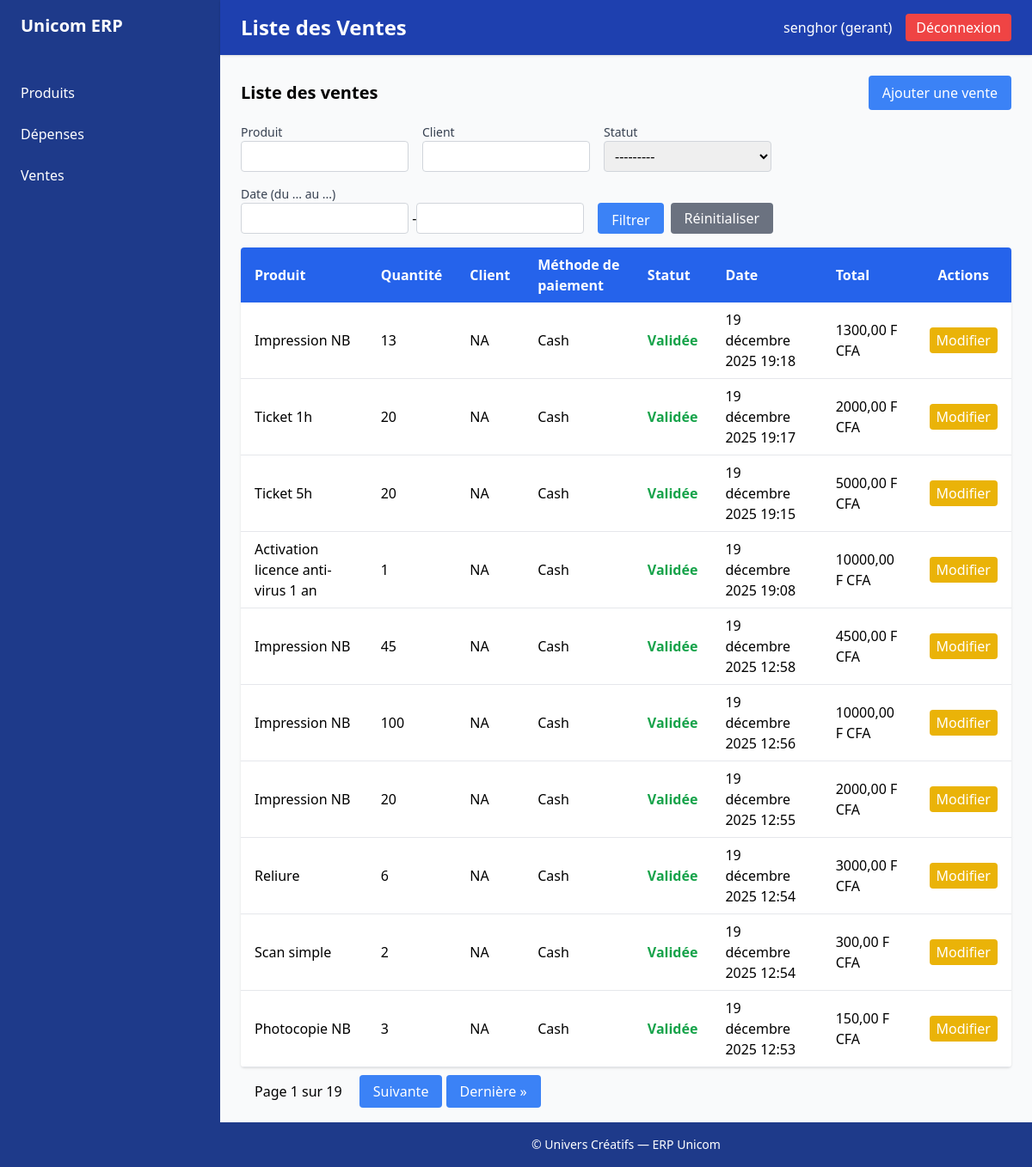
Screenshot of /sales/ventes/ (signed in) with the database file from the repository.
### accounts/models.py (models this page shows, shortened)
class User(AbstractUser, PermissionsMixin, SoftDeleteMixin):
    class Role(models.TextChoices):
        GERANT = "gerant", "Gérant d'antenne"
        ADMIN = "admin", "Admin central"
        DIRECTEUR = "directeur", "Directeur"
        SUPERVISEUR = "superviseur", "Superviseur régional"
    role = models.CharField(
        max_length=20,
        choices=Role.choices,
        default=Role.GERANT,
        help_text="Détermine les permissions et les accès aux modules."
    )
    antenne = models.CharField(
        max_length=255,
        blank=True,
        null=True,
        help_text="Nom de l'antenne rattachée"
    )
    telephone = models.CharField(
        max_length=20,
        blank=True,
        null=True,
        help_text="Numéro de téléphone professionnel"
    )
    is_blocked = models.BooleanField(
        default=False,
        help_text="Blocage manuel : coupe l'accès sans supprimer le compte."
    )
    date_creation = models.DateTimeField(
        auto_now_add=True,
        help_text="Date de création du compte"
    )
    date_derniere_connexion = models.DateTimeField(
        blank=True,
        null=True,
        help_text="Dernière connexion réussie"
    )
    groups = models.ManyToManyField(
        'auth.Group',
        related_name='accounts_user_set',
        related_query_name='accounts_user',
        blank=True,
        help_text='Groupes de permissions de l’utilisateur.'
    )
    user_permissions = models.ManyToManyField(
        'auth.Permission',
        related_name='accounts_user_set',
        related_query_name='accounts_user',
        blank=True,
        help_text='Permissions spécifiques de l’utilisateur.'
    )

### sales/models.py (models this page shows, shortened)
class Sale(TimeStampedModel):
    PENDING = 'Pending'
    VALIDATED = 'Validated'
    REJECTED = 'Rejected'
    SALE_STATUS_CHOICES = [
        (PENDING, 'En attente de validation'),
        (VALIDATED, 'Validée'),
        (REJECTED, 'Rejetée'),
    ]
    product = models.ForeignKey(Product, on_delete=models.CASCADE)  # Référence au produit
    quantity = models.PositiveIntegerField()  # Quantité vendue
    total_price = models.DecimalField(max_digits=10, decimal_places=2)  # Montant total de la vente
    last_total_price = models.DecimalField(max_digits=10, decimal_places=2, default=0, null=True, blank=True)
    date = models.DateTimeField(auto_now_add=True)  # Date de la vente
    customer = models.CharField(max_length=255, null=True, blank=True)  # Nom ou informations du client
    payment_method = models.CharField(max_length=100, choices=[('Cash', 'Cash'), ('Credit', 'Credit')])  # Mode de paiement
    created_by = models.ForeignKey(User, on_delete=models.SET_NULL, null=True, blank=True)  # Utilisateur qui a créé la vente
    status = models.CharField(
        max_length=10,
        choices=SALE_STATUS_CHOICES,
        default=VALIDATED
    )
    created_at = models.DateTimeField(auto_now_add=True,null=True, blank=True)

class Product(TimeStampedModel):
    category = models.ForeignKey(Category, on_delete=models.CASCADE)
    name = models.CharField(max_length=150)
    price = models.DecimalField(max_digits=10, decimal_places=2)
    unit = models.CharField(max_length=30, default="unité")  # ex : page, heure, feuille, copie
    is_active = models.BooleanField(default=True)
    is_validated = models.BooleanField(default=False)  # validation par admin
    created_at = models.DateTimeField(auto_now_add=True,null=True, blank=True)

### sales/views.py (the view)
# urls.py: path('ventes/', views.sale_list, name='sale_list'),  # Liste des ventes
@login_required
def sale_list(request):
    queryset = Sale.objects.all().order_by('-created_at')
    sale_filter = SaleFilter(request.GET, queryset=queryset)
    filtered_qs = sale_filter.qs
    paginator = Paginator(filtered_qs, 10)  # 10 ventes par page
    page_number = request.GET.get('page')
    page_obj = paginator.get_page(page_number)
    context = {
        'page_obj': page_obj,
        'filter': sale_filter,
    }
    return render(request, 'sales/sale_list.html', {'page_obj': page_obj, 'filter': sale_filter,})

### accounts/templatetags/auth_extras.py (called while the page is built)
@register.simple_tag
def role_permissions(role):
    return ROLE_PERMISSIONS.get(role, set())

### sales/templatetags/form_tags.py (called while the page is built)
@register.filter(name='add_class')
def add_class(field, css):
    return field.as_widget(attrs={"class": css})

### templates/sales/sale_list.html (shortened to what this page needs)
{% extends 'base.html' %}
{% load static %}
{% load form_tags %}
{% block page_title %}
  Liste des Ventes
{% endblock %}
{% block content %}
  <div class="flex justify-between items-center mb-4">
    <h2 class="text-xl font-semibold">Liste des ventes</h2>
    <a href="{% url 'sales:sale_create' %}" class="px-4 py-2 bg-blue-500 text-white rounded hover:bg-blue-600">Ajouter une vente</a>
  </div>
  <form method="get" class="mb-4 flex flex-wrap items-end gap-4">
    <div class="flex-none">
      <label class="block text-sm font-medium text-gray-700">Produit</label>
      {{ filter.form.product|add_class:'w-[195px] border border-gray-300 rounded px-2 py-1 h-9' }}
    </div>
    <div class="flex-none">
      <label class="block text-sm font-medium text-gray-700">Client</label>
      {{ filter.form.customer|add_class:'w-[195px] border border-gray-300 rounded px-2 py-1 h-9' }}
    </div>
    <div class="flex-none">
      <label class="block text-sm font-medium text-gray-700">Statut</label>
      {{ filter.form.status|add_class:'w-[195px] border border-gray-300 rounded px-2 py-1 h-9' }}
    </div>
    <div class="flex-none">
      <label class="block text-sm font-medium text-gray-700">Date (du ... au ...)</label>
      {{ filter.form.created_at|add_class:'w-[195px] border border-gray-300 rounded px-2 py-1 h-9' }}
    </div>
    <div class="flex space-x-2">
      <button type="submit" class="px-4 py-2 h-9 bg-blue-500 text-white rounded hover:bg-blue-600">Filtrer</button>
      <a href="{% url 'sales:sale_list' %}" class="px-4 py-2 h-9 bg-gray-500 text-white rounded hover:bg-gray-600 flex items-center">Réinitialiser</a>
    </div>
  </form>
  <table class="min-w-full bg-white rounded shadow overflow-hidden">
    <thead class="bg-blue-600 text-white">
      <tr>
        <th class="px-4 py-2 text-left">Produit</th>
        <th class="px-4 py-2 text-left">Quantité</th>
        <th class="px-4 py-2 text-left">Client</th>
        <th class="px-4 py-2 text-left">Méthode de paiement</th>
        <th class="px-4 py-2 text-left">Statut</th>
        <th class="px-4 py-2 text-left">Date</th>
        <th class="px-4 py-2 text-left">Total</th>
        <th class="px-4 py-2">Actions</th>
      </tr>
    </thead>
    <tbody>
      {% for sale in page_obj %}
        <tr class="border-b hover:bg-gray-50">
          <td class="px-4 py-2">{{ sale.product.name }}</td>
          <td class="px-4 py-2">{{ sale.quantity }}</td>
          <td class="px-4 py-2">{{ sale.customer }}</td>
          <td class="px-4 py-2">{{ sale.payment_method }}</td>
          <td class="px-4 py-2">
            {% if sale.status == 'Pending' %}
              <span class="text-yellow-600 font-semibold">En attente</span>
            {% elif sale.status == 'Validated' %}
              <span class="text-green-600 font-semibold">Validée</span>
            {% elif sale.status == 'Rejected' %}
              <span class="text-red-600 font-semibold">Rejetée</span>
            {% endif %}
          </td>
          <td class="px-4 py-2">{{ sale.created_at }}</td>
          <td class="px-4 py-2">{{ sale.total_price }} F CFA</td>
          <td class="px-4 py-2 space-x-2">
            <a href="{% url 'sales:sale_update' sale.pk %}" class="px-2 py-1 bg-yellow-500 text-white rounded hover:bg-yellow-600">Modifier</a>
          </td>
        </tr>
      {% empty %}
        <tr>
          <td colspan="6" class="px-4 py-2 text-center text-gray-500">Aucune vente trouvée.</td>
        </tr>
      {% endfor %}
    </tbody>
  </table>
  <div class="flex justify-between mt-4">
    <div class="pagination">
      <span class="px-4 py-2">Page {{ page_obj.number }} sur {{ page_obj.paginator.num_pages }}</span>
      {% if page_obj.has_next %}
        <a href="?page={{ page_obj.next_page_number }}" class="px-4 py-2 bg-blue-500 text-white rounded hover:bg-blue-700">Suivante</a>
        <a href="?page={{ page_obj.paginator.num_pages }}" class="px-4 py-2 bg-blue-500 text-white rounded hover:bg-blue-700">Dernière &raquo;</a>
      {% endif %}
    </div>
  </div>
{% endblock %}

### templates/base.html (shortened to what this page needs)
{% load auth_extras %}
{% load static %}
<!DOCTYPE html>
<html lang="fr">
  <head>
    <script src="https://cdn.tailwindcss.com"></script>
  </head>
  <body class="bg-gray-50 flex min-h-screen">
    <aside class="w-64 bg-blue-900 text-white flex-shrink-0">
        {% include 'nav/navbar.html' %}
    </aside>
    <div class="flex-1 flex flex-col">
      <header class="bg-blue-800 text-white shadow px-6 py-4 flex justify-between items-center">
        <h1 class="text-2xl font-semibold">
          {% block page_title %}{% endblock %}
        </h1>
        <div class="flex items-center space-x-4">
          {% if user.is_authenticated %}
            <span class="font-medium">{{ user.username }} ({{ user.role }})</span>
            <a href="{% url 'accounts:logout' %}" class="px-3 py-1 bg-red-500 hover:bg-red-600 rounded">Déconnexion</a>
          {% endif %}
        </div>
      </header>
      <main class="flex-1 p-6 overflow-auto">
        {% block content %}
        {% endblock %}
      </main>
      <footer class="bg-blue-900 text-white text-center py-4 text-sm">&copy; {{ now.year }} Univers Créatifs — ERP Unicom</footer>
    </div>
  </body>
</html>

### rows the page displays
User: username "senghor", role "gerant"
Sale: product.name "Impression NB", quantity "13", customer "NA", payment_method "Cash", status "Validée", created_at "19 décembre 2025 19:18", total_price "1300,00"
Sale: product.name "Ticket 1h", quantity "20", customer "NA", payment_method "Cash", status "Validée", created_at "19 décembre 2025 19:17", total_price "2000,00"
Sale: product.name "Ticket 5h", quantity "20", customer "NA", payment_method "Cash", status "Validée", created_at "19 décembre 2025 19:15", total_price "5000,00"
Sale: product.name "Activation licence anti-virus 1 an", quantity "1", customer "NA", payment_method "Cash", status "Validée", created_at "19 décembre 2025 19:08", total_price "10000,00"
Sale: product.name "Impression NB", quantity "45", customer "NA", payment_method "Cash", status "Validée", created_at "19 décembre 2025 12:58", total_price "4500,00"
Sale: product.name "Impression NB", quantity "100", customer "NA", payment_method "Cash", status "Validée", created_at "19 décembre 2025 12:56", total_price "10000,00"
Sale: product.name "Impression NB", quantity "20", customer "NA", payment_method "Cash", status "Validée", created_at "19 décembre 2025 12:55", total_price "2000,00"
Sale: product.name "Reliure", quantity "6", customer "NA", payment_method "Cash", status "Validée", created_at "19 décembre 2025 12:54", total_price "3000,00"
Sale: product.name "Scan simple", quantity "2", customer "NA", payment_method "Cash", status "Validée", created_at "19 décembre 2025 12:54", total_price "300,00"
Sale: product.name "Photocopie NB", quantity "3", customer "NA", payment_method "Cash", status "Validée", created_at "19 décembre 2025 12:53", total_price "150,00"

### other values shown
{{ page_obj.number }} "1"
{{ page_obj.paginator.num_pages }} "19"
